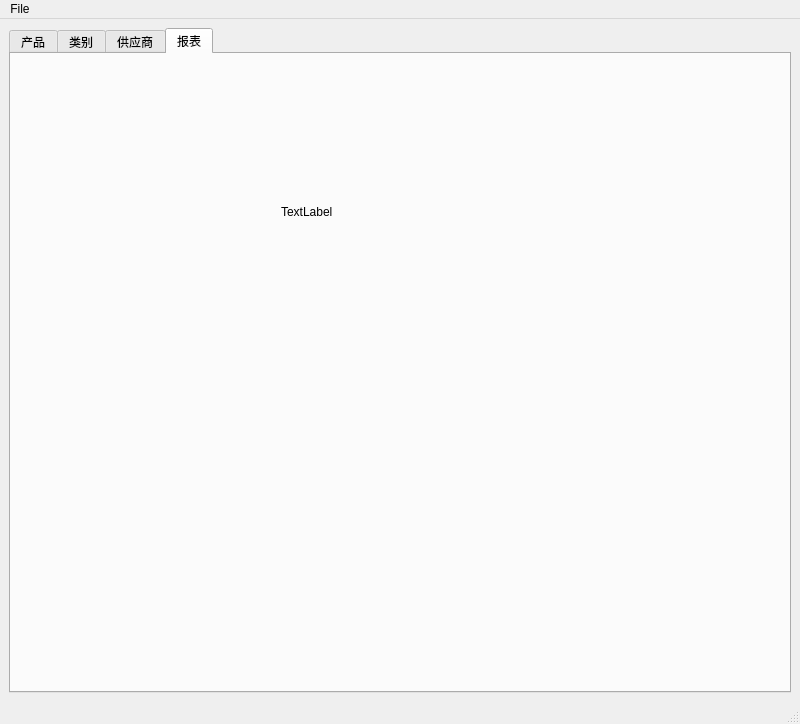
<?xml version="1.0" encoding="UTF-8"?>
<ui version="4.0">
 <class>MainWindow</class>
 <widget class="QMainWindow" name="MainWindow">
  <property name="geometry">
   <rect>
    <x>0</x>
    <y>0</y>
    <width>800</width>
    <height>724</height>
   </rect>
  </property>
  <property name="windowTitle">
   <string>MainWindow</string>
  </property>
  <widget class="QWidget" name="centralwidget">
   <layout class="QGridLayout" name="gridLayout">
    <item row="0" column="0">
     <widget class="QTabWidget" name="mainTabWidget">
      <property name="currentIndex">
       <number>3</number>
      </property>
      <widget class="QWidget" name="tab">
       <attribute name="title">
        <string>产品</string>
       </attribute>
      </widget>
      <widget class="QWidget" name="tab_2">
       <attribute name="title">
        <string>类别</string>
       </attribute>
      </widget>
      <widget class="QWidget" name="tab_3">
       <attribute name="title">
        <string>供应商</string>
       </attribute>
      </widget>
      <widget class="QWidget" name="tab_4">
       <attribute name="title">
        <string>报表</string>
       </attribute>
       <widget class="QLabel" name="label">
        <property name="geometry">
         <rect>
          <x>270</x>
          <y>150</y>
          <width>53</width>
          <height>15</height>
         </rect>
        </property>
        <property name="text">
         <string>TextLabel</string>
        </property>
       </widget>
      </widget>
     </widget>
    </item>
   </layout>
  </widget>
  <widget class="QStatusBar" name="statusbar"/>
  <widget class="QMenuBar" name="menubar">
   <property name="geometry">
    <rect>
     <x>0</x>
     <y>0</y>
     <width>800</width>
     <height>20</height>
    </rect>
   </property>
   <property name="defaultUp">
    <bool>true</bool>
   </property>
   <widget class="QMenu" name="menuFile">
    <property name="title">
     <string>File</string>
    </property>
    <addaction name="actionExit"/>
   </widget>
   <addaction name="menuFile"/>
  </widget>
  <action name="actionExit">
   <property name="text">
    <string>Exit</string>
   </property>
  </action>
 </widget>
 <resources/>
 <connections/>
</ui>
